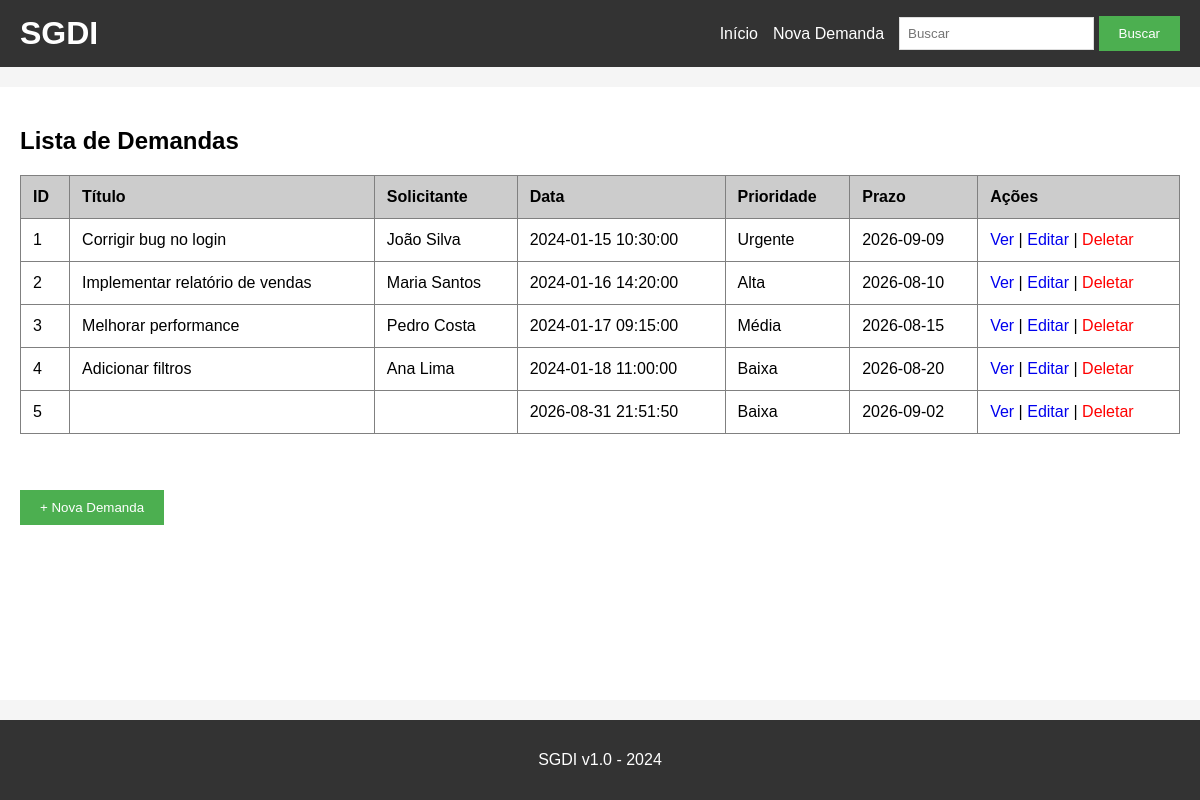
The page / on the database its author committed.
### tables this page shows
CREATE TABLE demandas (
    id INTEGER PRIMARY KEY AUTOINCREMENT,
    titulo TEXT NOT NULL,
    descricao TEXT,
    solicitante TEXT,
    data_criacao TEXT,
    prioridade TEXT,
    prazo TEXT
);

### app.py (the view)
@app.route('/')
def index():
    conn = get_db()
    cursor = conn.cursor()
    query = """
        SELECT * FROM demandas
        ORDER BY
            CASE prioridade
                WHEN 'Urgente' THEN 1
                WHEN 'Alta' THEN 2
                WHEN 'Média' THEN 3
                WHEN 'Baixa' THEN 4
                ELSE 5
            END,
            prazo ASC
    """
    demandas = cursor.execute(query).fetchall()
    conn.close()
    return render_template('index.html', demandas=demandas)

### app.py (called while the page is built)
def get_db():
    conn = sqlite3.connect('demandas.db')
    conn.row_factory = sqlite3.Row
    return conn

### templates/index.html
{% extends "base.html" %}
{% block content %}
<h2>Lista de Demandas</h2>
<table border="1" cellpadding="10" cellspacing="0" width="100%">
    <thead>
        <tr bgcolor="#cccccc">
            <th>ID</th>
            <th>Título</th>
            <th>Solicitante</th>
            <th>Data</th>
            <th>Prioridade</th>
            <th>Prazo</th>
            <th>Ações</th>
        </tr>
    </thead>
    <tbody>
        {% for demanda in demandas %}
        <tr>
            <td>{{ demanda[0] }}</td>
            <td>{{ demanda[1] }}</td>
            <td>{{ demanda[3] }}</td>
            <td>{{ demanda[4] }}</td>
            <td>{{ demanda[5] }}</td>
            <td>{{ demanda[6] }}</td>
            <td>
                <a href="/detalhes/{{ demanda[0] }}">Ver</a>
                |
                <a href="/editar/{{ demanda[0] }}">Editar</a>
                |
                <a href="/deletar/{{ demanda[0] }}" style="color:red;">Deletar</a>
            </td>
        </tr>
        {% endfor %}
    </tbody>
</table>
<br><br>
<a href="/nova_demanda"><button>+ Nova Demanda</button></a>
{% endblock %}

### static/style.css (style rules this page uses)
* { box-sizing: border-box; }
body { font-family: Arial, sans-serif; background-color: #f5f5f5; padding: 0; margin: 0; display: flex; flex-direction: column; min-height: 100vh; }
button { background-color: #4CAF50; color: white; padding: 10px 20px; border: none; cursor: pointer; }
table { border-collapse: collapse; width: 100%; margin-bottom: 20px; }
th, td { padding: 12px; text-align: left; }
table a { text-decoration: none; }

### templates/base.html (style rules this page uses)
body { margin: 0; }

### rows shown on the page
demandas: id "1", titulo "Corrigir bug no login", solicitante "João Silva", data_criacao "2024-01-15 10:30:00", prioridade "Urgente", prazo "2026-09-09"
demandas: id "2", titulo "Implementar relatório de vendas", solicitante "Maria Santos", data_criacao "2024-01-16 14:20:00", prioridade "Alta", prazo "2026-08-10"
demandas: id "3", titulo "Melhorar performance", solicitante "Pedro Costa", data_criacao "2024-01-17 09:15:00", prioridade "Média", prazo "2026-08-15"
demandas: id "4", titulo "Adicionar filtros", solicitante "Ana Lima", data_criacao "2024-01-18 11:00:00", prioridade "Baixa", prazo "2026-08-20"
demandas: id "5", data_criacao "2026-08-31 21:51:50", prioridade "Baixa", prazo "2026-09-02"
